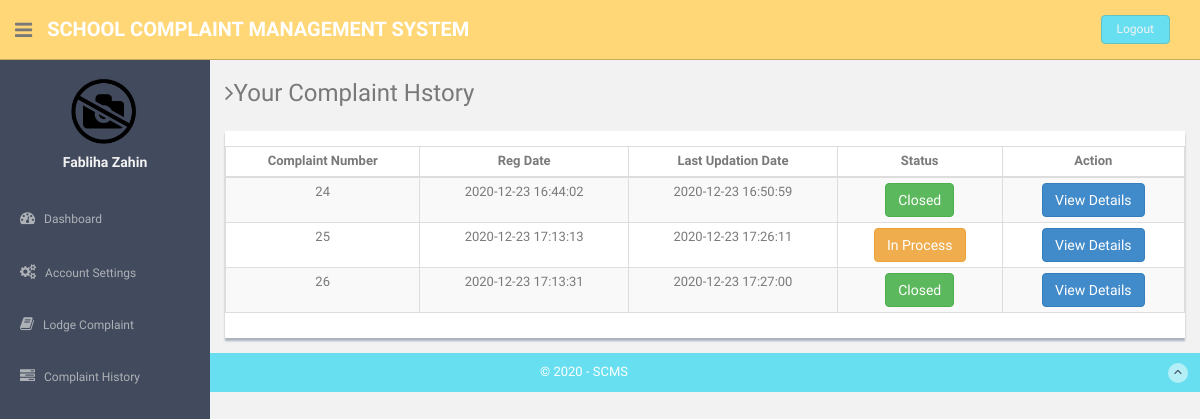
The page /users/complaint-history.php (signed in) on the database its author committed.
### tables this page shows
CREATE TABLE `users` (
  `id` int(11) NOT NULL,
  `fullName` varchar(255) DEFAULT NULL,
  `userEmail` varchar(255) DEFAULT NULL,
  `password` varchar(255) DEFAULT NULL,
  `contactNo` bigint(11) DEFAULT NULL,
  `class` varchar(11) DEFAULT NULL,
  `rollNo` int(8) DEFAULT NULL,
  `address` varchar(255) DEFAULT NULL,
  `section` varchar(100) DEFAULT NULL,
  `userImage` varchar(255) DEFAULT NULL,
  `regDate` timestamp NOT NULL DEFAULT current_timestamp(),
  `updationDate` timestamp NULL DEFAULT NULL,
  `status` int(1) DEFAULT NULL
);

CREATE TABLE `tblcomplaints` (
  `complaintNumber` int(11) NOT NULL,
  `userId` int(11) DEFAULT NULL,
  `complaintType` varchar(255) DEFAULT NULL,
  `noc` varchar(255) DEFAULT NULL,
  `complaintDetails` mediumtext DEFAULT NULL,
  `complaintFile` varchar(255) DEFAULT NULL,
  `regDate` timestamp NULL DEFAULT current_timestamp(),
  `status` varchar(50) DEFAULT NULL,
  `lastUpdationDate` timestamp NULL DEFAULT NULL ON UPDATE current_timestamp()
);

### users/complaint-history.php (the view, shortened to what this page needs)
<?php
include('includes/config.php');
if(strlen($_SESSION['login'])==0)
  {
header('location:index.php');
}
else{
?>
<!DOCTYPE html>
<html lang="en">
  <head>
    <link href="assets/css/bootstrap.css" rel="stylesheet">
    <link href="assets/font-awesome/css/font-awesome.css" rel="stylesheet" />
    <link href="assets/css/style.css" rel="stylesheet">
    <link href="assets/css/style-responsive.css" rel="stylesheet">
    <link href="assets/css/table-responsive.css" rel="stylesheet">
  </head>
  <body>
  <section id="container" >
<?php include("includes/header.php");?>
<?php include("includes/sidebar.php");?>
      <section id="main-content">
          <section class="wrapper">
          	<h3><i class="fa fa-angle-right"></i>Your Complaint Hstory</h3>
		  		<div class="row mt">
			  		<div class="col-lg-12">
                      <div class="content-panel">
                          <section id="unseen">
                            <table class="table table-bordered table-striped table-condensed">
                              <thead>
                              <tr style="text-align: center">
                                  <th style="text-align: center">Complaint Number</th>
                                  <th style="text-align: center">Reg Date</th>
                                  <th style="text-align: center">Last Updation Date</th>
                                  <th style="text-align: center">Status</th>
                                  <th style="text-align: center">Action</th>
                              </tr>
                              </thead>
                              <tbody>
  <?php $query=mysqli_query($con,"select * from tblcomplaints where userId='".$_SESSION['id']."'");
while($row=mysqli_fetch_array($query))
{
  ?>
                              <tr>
                                  <td align="center"><?php echo htmlentities($row['complaintNumber']);?></td>
                                  <td align="center"><?php echo htmlentities($row['regDate']);?></td>
                                 <td align="center"><?php echo  htmlentities($row['lastUpdationDate']);
                                 ?></td>
                                  <td align="center"><?php
                                    $status=$row['status'];
                                    { ?>
                                   <?php }
 if($status=="in process"){ ?>
<button type="button" class="btn btn-warning">In Process</button>
<?php }
if($status=="closed") {
?>
<button type="button" class="btn btn-success">Closed</button>
<?php } ?>
                                   <td align="center">
                                   <a href="complaint-details.php?cid=<?php echo htmlentities($row['complaintNumber']);?>">
<button type="button" class="btn btn-primary">View Details</button></a>
                                   </td>
                                </tr>
                              <?php } ?>
                              </tbody>
                          </table>
                          </section>
                  </div>
               </div>
		  	</div>
		</section><! --/wrapper -->
      </section>
<?php include("includes/footer.php");?>
  </section>
  </body>
</html>
<?php } ?>

### users/includes/sidebar.php (shortened to what this page needs)
<aside>
          <div id="sidebar"  class="nav-collapse ">
              <ul class="sidebar-menu" id="nav-accordion">
                              <?php $query=mysqli_query($con,"select fullName,userImage from users where userEmail='".$_SESSION['login']."'");
 while($row=mysqli_fetch_array($query))
 {
 ?>
                  <p class="centered"><a href="profile.php">
<?php $userphoto=$row['userImage'];
if($userphoto==""):
?>
<img src="userimages/noimage.png"  class="img-circle" width="70" height="70" >
<?php else:?>
  <img src="userimages/<?php echo htmlentities($userphoto);?>" class="img-circle" width="70" height="70">
<?php endif;?>
</a>
</p>
                  <h5 class="centered"><?php echo htmlentities($row['fullName']);?></h5>
                  <?php } ?>
                  <li class="mt">
                      <a href="dashboard.php">
                          <i class="fa fa-dashboard"></i>
                          <span>Dashboard</span>
                      </a>
                  </li>
                  <li class="sub-menu">
                      <a href="javascript:;" >
                          <i class="fa fa-cogs"></i>
                          <span>Account Settings</span>
                      </a>
                  </li>
                  <li class="sub-menu">
                      <a href="register-complaint.php" >
                          <i class="fa fa-book"></i>
                          <span>Lodge Complaint</span>
                      </a>
                    </li>
                  <li class="sub-menu">
                      <a href="complaint-history.php" >
                          <i class="fa fa-tasks"></i>
                          <span>Complaint History</span>
                      </a>
                  </li>
              </ul>
          </div>
      </aside>

### users/assets/css/style.css (style rules this page uses)
body { color: #797979; background: #f2f2f2; font-family: 'Ruda', sans-serif; padding: 0px !important; margin: 0px !important; font-size:13px; }
ul li { list-style: none; }
a, a:hover, a:focus { text-decoration: none; outline: none; }
#container { width: 100%; height: 100%; }
.centered { text-align: center; }
.mt { margin-top: 25px; }
#sidebar { width: 210px; height: 100%; position: fixed; background: #424a5d; }
#sidebar h5 { color: #f2f2f2; font-weight: 700; }
#sidebar ul li { position: relative; }
ul.sidebar-menu , ul.sidebar-menu li ul.sub { margin: -2px 0 0; padding: 0; }
ul.sidebar-menu { margin-top: 75px; }
ul.sidebar-menu li { margin-bottom: 5px; margin-left:10px; margin-right:10px; }
ul.sidebar-menu li.sub-menu { line-height: 15px; }
ul.sidebar-menu li a span { display: inline-block; }
ul.sidebar-menu li a { color: #aeb2b7; text-decoration: none; display: block; padding: 15px 0 15px 10px; font-size: 12px; outline: none; -webkit-transition: all 0.3s ease; -moz-transition: all 0.3s ease; -o-transition: all 0.3s ease; -ms-transition: all 0.3s ease; transition: all 0.3s ease; }
ul.sidebar-menu li a i { font-size: 15px; padding-right: 6px; }
#main-content { margin-left: 210px; }
.wrapper { display: inline-block; margin-top: 60px; padding-left: 15px; padding-right: 15px; padding-bottom: 15px; padding-top: 0px; width: 100%; }
.content-panel { background: #ffffff; box-shadow: 0px 3px 2px #aab2bd; padding-top: 15px; padding-bottom: 5px; }

### rows shown on the page
users: fullName "Fabliha Zahin"
tblcomplaints: complaintNumber "24", regDate "2020-12-23 16:44:02", lastUpdationDate "2020-12-23 16:50:59", status "Closed"
tblcomplaints: complaintNumber "25", regDate "2020-12-23 17:13:13", lastUpdationDate "2020-12-23 17:26:11", status "In Process"
tblcomplaints: complaintNumber "26", regDate "2020-12-23 17:13:31", lastUpdationDate "2020-12-23 17:27:00", status "Closed"
